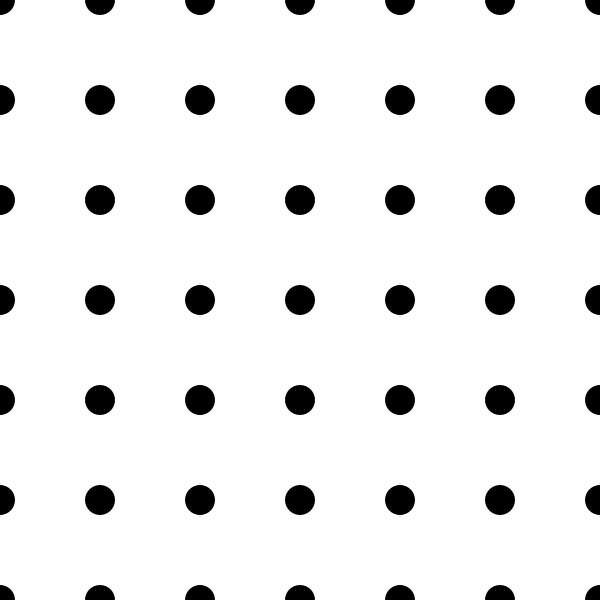
Frame 1 (no input)
Frame 60 (the mouse pressed at the canvas centre just before this capture): identical to frame 1, image omitted
Frame 120 (the mouse held since frame 60 and released just before this capture): identical to frame 1, image omitted

The Processing sketch that drew this single still picture (run headless with seeded random() and noise(); from frame 60 on, the mouse is pressed at the canvas centre):

// Processing sketch: grid_2d
// ── grid_2d.pde
// 規則的に整列（2次元）

void setup() {
  size(600, 600);
  noStroke();
  fill(0);
}

void draw() {
  background(255);

  // 変数 y を 0 ~ height まで、 100 ずつ増やしながら繰り返す
  for (int y = 0; y <= height; y += 100) {
    // 変数 x を 0 ~ width まで、 100 ずつ増やしながら繰り返す
    for (int x = 0; x <= width; x += 100) {
      // ループ変数を中心座標として円を描く
      // y: 0
      //   x: 0, 100, 200, …, 600
      // y: 100
      //   x: 0, 100, 200, …, 600
      // …
      // y: 600
      //   x: 0, 100, 200, …, 600
      ellipse(
        x, y,
        30, 30
      );
    }
  }
}
